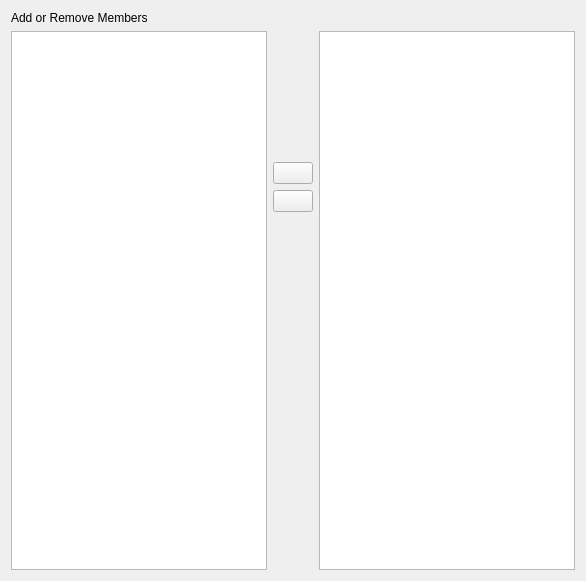
           <widget class="QWidget" name="tab_3">
            <attribute name="title">
             <string>Members</string>
            </attribute>
            <layout class="QGridLayout" name="gridLayout_15">
             <item row="0" column="0" colspan="3">
              <widget class="QLabel" name="label_47">
               <property name="text">
                <string>Add or Remove Members</string>
               </property>
              </widget>
             </item>
             <item row="1" column="0" rowspan="4">
              <widget class="QListWidget" name="tvClassMembers"/>
             </item>
             <item row="1" column="1">
              <spacer name="verticalSpacer_2">
               <property name="orientation">
                <enum>Qt::Vertical</enum>
               </property>
               <property name="sizeHint" stdset="0">
                <size>
                 <width>20</width>
                 <height>125</height>
                </size>
               </property>
              </spacer>
             </item>
             <item row="1" column="2" rowspan="4">
              <widget class="QListWidget" name="tvClassNotMembers"/>
             </item>
             <item row="2" column="1">
              <widget class="QPushButton" name="btnClassAddMember">
               <property name="text">
                <string/>
               </property>
              </widget>
             </item>
             <item row="3" column="1">
              <widget class="QPushButton" name="btnClassDelMember">
               <property name="text">
                <string/>
               </property>
              </widget>
             </item>
             <item row="4" column="1">
              <spacer name="verticalSpacer_3">
               <property name="orientation">
                <enum>Qt::Vertical</enum>
               </property>
               <property name="sizeHint" stdset="0">
                <size>
                 <width>20</width>
                 <height>358</height>
                </size>
               </property>
              </spacer>
             </item>
            </layout>
           </widget>
